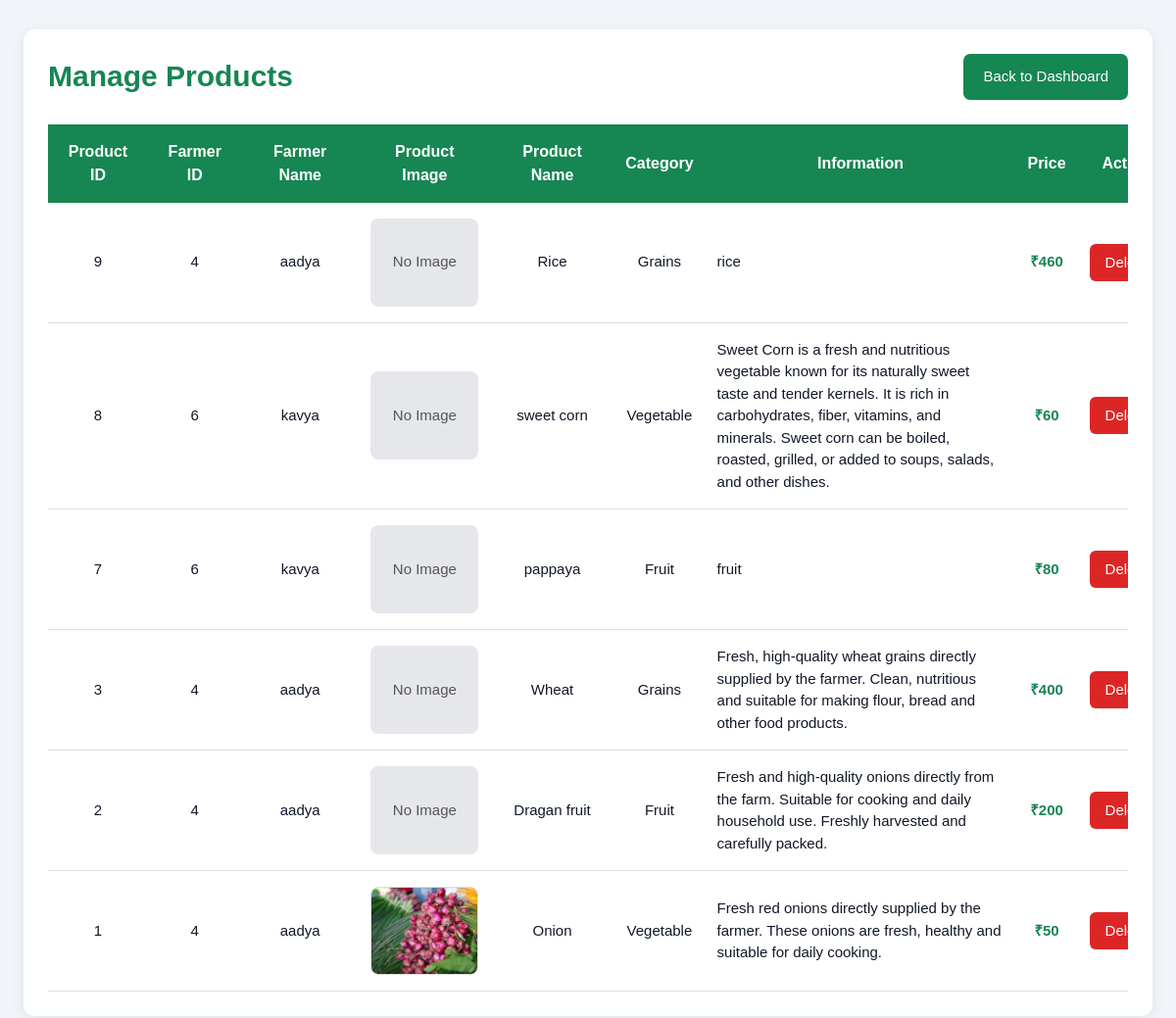
Screenshot of /agri/manageProducts.php with the database file from the repository.
### tables this page shows
CREATE TABLE `fproduct` (
  `fid` int(255) NOT NULL,
  `pid` int(255) NOT NULL,
  `product` varchar(255) NOT NULL,
  `pcat` varchar(255) NOT NULL,
  `pinfo` varchar(255) NOT NULL,
  `price` float NOT NULL,
  `pimage` varchar(255) NOT NULL DEFAULT 'blank.png',
  `picStatus` int(10) NOT NULL DEFAULT 0
);

CREATE TABLE `farmer` (
  `fid` int(255) NOT NULL,
  `fname` varchar(255) NOT NULL,
  `fusername` varchar(255) NOT NULL,
  `fpassword` varchar(255) NOT NULL,
  `fhash` varchar(255) NOT NULL,
  `femail` varchar(255) NOT NULL,
  `fmobile` varchar(255) NOT NULL,
  `faddress` text NOT NULL,
  `factive` int(255) NOT NULL DEFAULT 0,
  `frating` int(11) NOT NULL DEFAULT 0,
  `picExt` varchar(255) NOT NULL DEFAULT 'png',
  `picStatus` int(10) NOT NULL DEFAULT 0
);

### agri/manageProducts.php (the view, shortened to what this page needs)
<?php
require_once "db.php";
if (isset($conn)) {
    $database = $conn;
} elseif (isset($con)) {
    $database = $con;
} else {
    die("Database connection not found. Please check db.php");
}
$sql = "
    SELECT
        fproduct.pid,
        fproduct.fid,
        fproduct.product,
        fproduct.pcat,
        fproduct.pinfo,
        fproduct.price,
        fproduct.pimage,
        farmer.fname
    FROM fproduct
    LEFT JOIN farmer
        ON fproduct.fid = farmer.fid
    ORDER BY fproduct.pid DESC
";
$result = mysqli_query($database, $sql);
?>
<!DOCTYPE html>
<html lang="en">
<head>
    <link
        href="https://cdn.jsdelivr.net/npm/bootstrap@5.3.3/dist/css/bootstrap.min.css"
        rel="stylesheet"
    >
</head>
<body>
    <div class="container-box">
        <div class="top-section">
            <h1>Manage Products</h1>
            <a
                href="adminDashboard.php"
                class="dashboard-btn"
            >
                Back to Dashboard
            </a>
        </div>
        <div class="table-wrapper">
            <table>
                <thead>
                    <tr>
                        <th>Product ID</th>
                        <th>Farmer ID</th>
                        <th>Farmer Name</th>
                        <th>Product Image</th>
                        <th>Product Name</th>
                        <th>Category</th>
                        <th>Information</th>
                        <th>Price</th>
                        <th>Action</th>
                    </tr>
                </thead>
                <tbody>
                    <?php
                    if (mysqli_num_rows($result) > 0) {
                        while ($row = mysqli_fetch_assoc($result)) {
                            $productId = intval($row['pid']);
                            $farmerId = intval($row['fid']);
                            $farmerName = $row['fname'] ?? "";
                            $productName = $row['product'] ?? "";
                            $category = $row['pcat'] ?? "";
                            $information = $row['pinfo'] ?? "";
                            $price = $row['price'] ?? "";
                            $imageName = trim($row['pimage'] ?? "");
                            $imagePath = "images/productImages/" . $imageName;
                            ?>
                            <tr>
                                <td>
                                    <?php echo $productId; ?>
                                </td>
                                <td>
                                    <?php echo $farmerId; ?>
                                </td>
                                <td>
                                    <?php
                                    if (!empty($farmerName)) {
                                        echo htmlspecialchars($farmerName);
                                    } else {
                                        echo "Farmer name not found";
                                    }
                                    ?>
                                </td>
                                <td>
                                    <?php if (!empty($imageName)) { ?>
                                        <img
                                            src="<?php echo htmlspecialchars($imagePath); ?>"
                                            alt="<?php echo htmlspecialchars($productName); ?>"
                                            class="product-image"
                                            onerror="this.style.display='none'; this.nextElementSibling.style.display='flex';"
                                        >
                                        <div
                                            class="no-image"
                                            style="display:none;"
                                        >
                                            No Image
                                        </div>
                                    <?php } else { ?>
                                        <div class="no-image">
                                            No Image
                                        </div>
                                    <?php } ?>
                                </td>
                                <td>
                                    <?php echo htmlspecialchars($productName); ?>
                                </td>
                                <td>
                                    <?php echo htmlspecialchars($category); ?>
                                </td>
                                <td class="description">
                                    <?php echo htmlspecialchars($information); ?>
                                </td>
                                <td class="price">
                                    ₹<?php echo htmlspecialchars($price); ?>
                                </td>
                                <td>
                                    <form
                                        action="deleteproduct.php"
                                        method="GET"
                                        class="delete-form"
                                        onsubmit="return confirm('Are you sure you want to delete this product?');"
                                    >
                                        <button
                                            type="submit"
                                            class="delete-btn"
                                        >
                                            Delete
                                        </button>
                                    </form>
                                </td>
                            </tr>
                            <?php
                        }
                    }
                    ?>
                </tbody>
            </table>
        </div>
    </div>
</body>
</html>

### agri/manageProducts.php (style rules this page uses)
* { box-sizing: border-box; }
body { margin: 0; background: #f1f5f9; font-family: Arial, sans-serif; color: #111827; }
.container-box { width: 96%; margin: 30px auto; padding: 25px; background: white; border-radius: 12px; box-shadow: 0 3px 15px rgba(0, 0, 0, 0.08); }
.top-section { display: flex; justify-content: space-between; align-items: center; flex-wrap: wrap; gap: 15px; margin-bottom: 25px; }
h1 { margin: 0; color: #168653; font-size: 30px; font-weight: bold; }
.dashboard-btn { background: #168653; color: white; padding: 12px 20px; text-decoration: none; border-radius: 7px; font-size: 15px; }
.table-wrapper { width: 100%; overflow-x: auto; }
table { width: 100%; min-width: 1150px; border-collapse: collapse; }
th { padding: 16px 12px; background: #168653; color: white; text-align: center; font-size: 16px; vertical-align: middle; }
td { padding: 16px 12px; text-align: center; vertical-align: middle; border-bottom: 1px solid #dddddd; font-size: 15px; }
.product-image { width: 110px; height: 90px; object-fit: cover; border-radius: 8px; border: 1px solid #dddddd; }
.no-image { width: 110px; height: 90px; display: flex; justify-content: center; align-items: center; margin: auto; background: #e5e7eb; color: #555555; border-radius: 8px; }
.description { max-width: 350px; text-align: left; line-height: 1.5; }
.price { color: #168653; font-weight: bold; white-space: nowrap; }
.delete-form { margin: 0; padding: 0; }
.delete-btn { display: inline-block; padding: 10px 16px; background: #dc2626; color: white; border: none; border-radius: 6px; cursor: pointer; font-family: Arial, sans-serif; font-size: 15px; line-height: 1.2; }

### rows the page displays
fproduct: pid "9", fid "4", fid.fname "aadya", product "Rice", pcat "Grains", pinfo "rice", price "460"
fproduct: pid "8", fid "6", fid.fname "kavya", product "sweet corn", pcat "Vegetable", pinfo "Sweet Corn is a fresh and nutritious vegetable known for its naturally sweet taste and tender kernels. It is rich in carbohydrates, fiber, vitamins, and minerals. Sweet corn can be boiled, roasted, grilled, or added to soups, salads, and other dishes.", price "60"
fproduct: pid "7", fid "6", fid.fname "kavya", product "pappaya", pcat "Fruit", pinfo "fruit", price "80"
fproduct: pid "3", fid "4", fid.fname "aadya", product "Wheat", pcat "Grains", pinfo "Fresh, high-quality wheat grains directly supplied by the farmer. Clean, nutritious and suitable for making flour, bread and other food products.", price "400"
fproduct: pid "2", fid "4", fid.fname "aadya", product "Dragan fruit", pcat "Fruit", pinfo "Fresh and high-quality onions directly from the farm. Suitable for cooking and daily household use. Freshly harvested and carefully packed.", price "200"
fproduct: pid "1", fid "4", fid.fname "aadya", pimage+product (picture), product "Onion", pcat "Vegetable", pinfo "Fresh red onions directly supplied by the farmer. These onions are fresh, healthy and suitable for daily cooking.", price "50"
